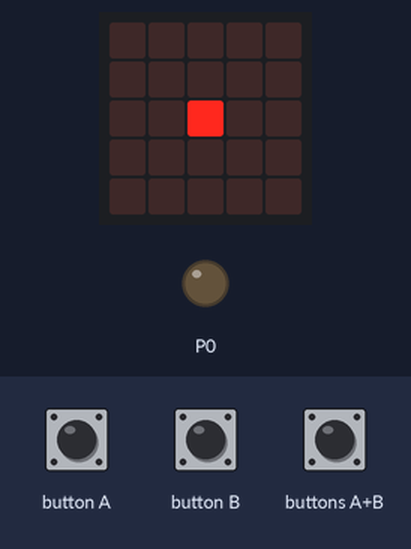
Simulated run of this program. Board: BBC micro:bit (MakeCode). On the bench: the board's 5×5 LED display, output pins drawn as LEDs (lit = HIGH). The test bench sets the inputs (shaded band).

Above: at 1.2 s.
1.3 s: button B pressed for 0.15 s
At 2.1 s:
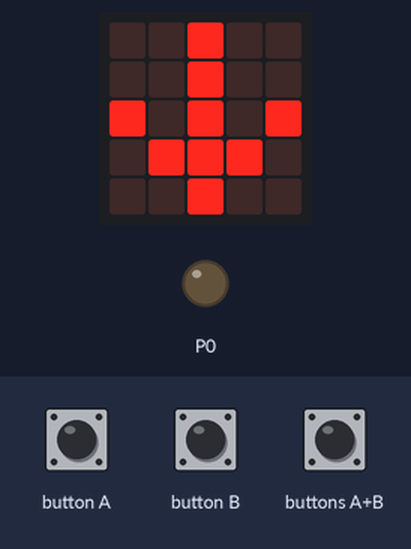
3.3 s: buttons A+B pressed for 0.15 s
At 3.65 s:
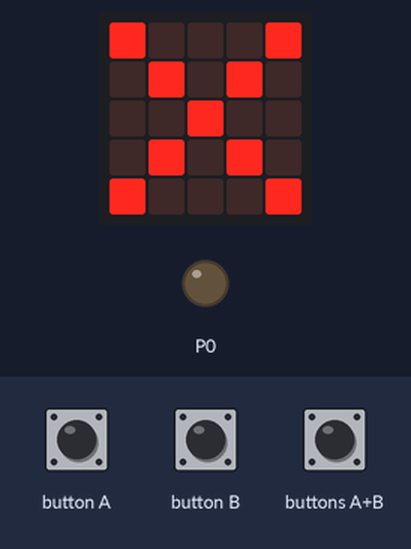
5.3 s: button B pressed for 0.15 s
At 6.8 s:
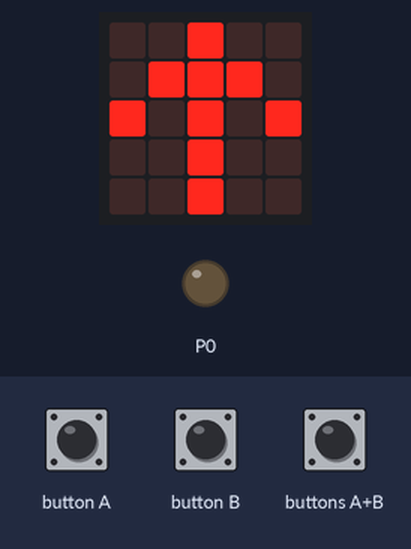
7.1 s: button A pressed for 0.15 s
Timing chart, 0 to 7.3 s (numbered marks = the images above; inputs shaded):
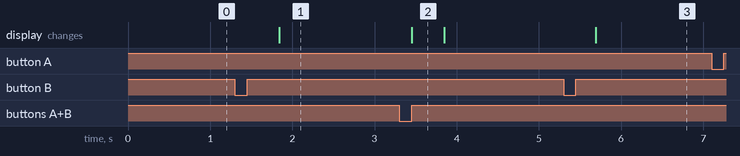

The program:

main.ts
```typescript
/**
 * This is a demo on how to send SAMSUNG ir codes.
 *
 * The code expects an IR led to be connected to Pin 0
 *
 * A SAMSUNG IR code has the following form
 *
 * START SIGNAL
 *
 * 32 bits i.e. 32 time ONE or ZERO signal
 *
 * END SIGNAL
 *
 * Each of these 4 signals is encoded by a certain time of a 38 khz
 *
 * pulsed signal (on) followed by a certain time off.
 *
 * START SIGNAL: 4500 μs on, 4500 μs off
 *
 * ONE SIGNAL: 560 μs on, 1600 μs off
 *
 * ZERO SIGNAL: 560 μs on, 530 μs off
 *
 * END SIGNAL: 560 μs on, 4500 μs off
 */
function ledOn (d: number) {
    r = d * FACTOR
    while (r > 26) {
        pins.digitalWritePin(DigitalPin.P0, 1)
        control.waitMicros(2)
        pins.digitalWritePin(DigitalPin.P0, 0)
        r = r - 26
    }
}
function ledOff (d: number) {
    control.waitMicros(d * FACTOR)
}
// Button A sends code
input.onButtonPressed(Button.A, function () {
    if (code == 0) {
        command(224, 224, 64, 191)
    } else if (code == 1) {
        command(224, 224, 208, 47)
    } else if (code == 2) {
        command(224, 224, 224, 31)
    }
})
// send 8 bit
function send (code: number) {
    for (let i = 7; i > -1; i--) {
        if (1 << i & code) {
            ledOn(PULSE_BIT);
            ledOff(PULSE_ONE);
        } else {
            ledOn(PULSE_BIT);
            ledOff(PULSE_ZERO);
        }
    }
}
// Button A+B changes between demo and real mode
// Demo is 200 times slower
input.onButtonPressed(Button.AB, function () {
    if (FACTOR == 1) {
        FACTOR = 200
    } else {
        FACTOR = 1
    }
    basic.showLeds(`
        # . . . #
        . # . # .
        . . # . .
        . # . # .
        # . . . #
        `)
})
// Button B changes code
input.onButtonPressed(Button.B, function () {
    code = (code + 1) % 3
})
// send 32 bit with appropriate start and end
function command (ir1: number, ir2: number, ir3: number, ir4: number) {
    ledOn(LEADER_PULSE)
    ledOff(LEADER_PULSE)
    send(ir1)
    send(ir2)
    send(ir3)
    send(ir4)
    ledOn(PULSE_BIT)
    ledOff(LEADER_PULSE)
}
let r = 0
let FACTOR = 0
let PULSE_BIT = 0
let LEADER_PULSE = 0
// current code
// 0 : turn on / off
// 1 : volume down
// 2 : volume up
let code = 0
// timing constants
LEADER_PULSE = 4500
PULSE_BIT = 560
let PULSE_ONE = 1600
let PULSE_ZERO = 530
// slow down factor for demo, at about 100 or 200 times slower
// you can see what is going on
FACTOR = 1
// show symbol for current code
basic.forever(function () {
    if (code == 0) {
        basic.showLeds(`
            . . . . .
            . . . . .
            . . # . .
            . . . . .
            . . . . .
            `)
    } else if (code == 1) {
        basic.showLeds(`
            . . # . .
            . . # . .
            # . # . #
            . # # # .
            . . # . .
            `)
    } else if (code == 2) {
        basic.showLeds(`
            . . # . .
            . # # # .
            # . # . #
            . . # . .
            . . # . .
            `)
    }
    basic.pause(500)
})
```

test.ts
```typescript
// Hier kann man Tests durchführen; diese Datei wird nicht kompiliert, wenn dieses Paket als Erweiterung verwendet wird.
```

Measured:
- after the input at 1.3 s, the display: changes after 0.54 s (image 1)
- after the input at 3.3 s, the display: changes after 0.15 s (image 2)
- after the input at 5.3 s, the display: changes after 0.39 s (image 3)
- what the display in image 2 shows lasts 0.4 s, from 3.5 s to 3.9 s
